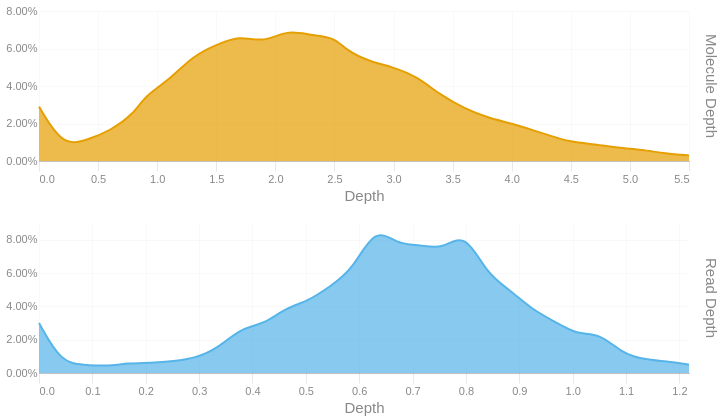

The code cell stored with this chart in its notebook:
### Code cell
readdep = depth_hist(tb['Read Depth'], q99, 3)
readdep = readdep.with_columns(pl.lit('Read Depth').alias('Metric'))
if not SKIPLR:
    moldep = depth_hist(tb['Molecule Depth'], mol_q99, 1)
    moldep = moldep.with_columns(pl.lit('Molecule Depth').alias('Metric'))
    _hist = pl.concat([readdep, moldep])
    _hist = _hist.filter(pl.col('Proportion') != 0)
    with SafeRender(_hist):
        (
            alt.Chart(_hist)        
            .mark_area(interpolate = "basis")
            .encode(
                x=alt.X('Bin:Q').scale(domainMin=0).axis(alt.Axis(title='Depth')),
                y = alt.Y('Proportion:Q', title = None).axis(format = '.2%'),
                color = alt.Color('Metric:N').legend(None),
                row = alt.Row("Metric:N").header(title = None, labelOrient = 'right'),
                tooltip = [
                    alt.Tooltip("Metric:N", title = "Metric"),
                    alt.Tooltip('Interval:N', title = "Depth Interval"),
                    alt.Tooltip('Proportion:Q', title = "% Alignments").format('.2%')
                ]
            )
            .resolve_scale(x='independent', y='independent')
            .properties(
                height = 150, width = 650,
                usermeta={'embedOptions': {'downloadFileName': f'{samplename}.depth.hist'}}
            )
        ).display()
else:
    readdep = readdep.filter(pl.col('Proportion') != 0)
    with SafeRender(readdep):
        (
            alt.Chart(readdep)        
            .mark_area(interpolate = "basis")
            .encode(
                x=alt.X('Bin:Q').scale(domainMin=0).axis(alt.Axis(title='Depth')),
                y = alt.Y('Proportion:Q', title = None).axis(format = '.2%'),
                tooltip = [
                    alt.Tooltip('Interval:N', title = "Depth Interval"),
                    alt.Tooltip('Proportion:Q', title = "% Alignments").format('.2%')
                ]
            )
            .properties(
                usermeta={'embedOptions': {'downloadFileName': f'{samplename}.depth.hist'}}
            )
        ).display()

### Figure 1 — Vega-Lite specification as saved in the notebook (floating-point values rounded to 4 significant figures)
{"width": 650, "height": 150, "config": {"title": {"anchor": "start", "dy": -15, "fontSize": 18, "color": "#888888", "subtitleColor": "#888888", "subtitleFontSize": 14}, "arc": {"fill": "#0072B2"}, "axis": {"domainColor": "#888888", "domainWidth": 0.5, "gridWidth": 0.2, "grid": false, "titleFontWeight": 400, "titleFontSize": 15, "labelFontSize": 11, "labelColor": "#888888", "tickColor": "#888888", "tickWidth": 0.2, "titleColor": "#888888"}, "axisBand": {"grid": false}, "axisX": {"grid": true, "tickSize": 10, "domainCap": "round"}, "axisY": {"domain": false, "grid": true, "tickSize": 0, "domainCap": "round"}, "background": "transparent", "header": {"labelFontSize": 15, "labelColor": "#888888", "titleFontSize": 15, "titleFontWeight": 600, "titleColor": "#888888"}, "legend": {"labelFont": "sans-serif", "labelFontSize": 12, "labelColor": "#888888", "symbolSize": 100, "symbolType": "circle", "titleFontSize": 12, "titlePadding": 10, "titleColor": "#888888", "title": null}, "range": {"category": ["#E69F00", "#56B4E9", "#009E73", "#F0E442", "#0072B2", "#D55E00", "#CC79A7", "#000000"], "diverging": ["#cfe8f3", "#a2d4ec", "#73bfe2", "#46abdb", "#1696d2", "#12719e"]}, "area": {"fill": "#0072B2", "fillOpacity": 0.7, "line": true, "strokeOpacity": 0.7}, "line": {"color": "#0072B2", "stroke": "#0072B2", "strokeWidth": 2}, "trail": {"color": "#0072B2", "stroke": "#0072B2", "strokeWidth": 0, "size": 1}, "point": {"filled": true, "fillOpacity": 1.0, "size": 95}, "text": {"color": "#888888", "fontSize": 11, "align": "right", "fontWeight": 400, "size": 11}, "bar": {"fill": "#0072B2", "stroke": null}, "view": {"stroke": null, "continuousWidth": 660, "continuousHeight": 400}}, "data": {"name": "data-0ee7e13a07dc552de916ce71ee910840"}, "mark": {"type": "area", "interpolate": "basis"}, "encoding": {"color": {"field": "Metric", "legend": null, "type": "nominal"}, "row": {"field": "Metric", "header": {"title": null, "labelOrient": "right"}, "type": "nominal"}, "tooltip": [{"field": "Metric", "title": "Metric", "type": "nominal"}, {"field": "Interval", "title": "Depth Interval", "type": "nominal"}, {"field": "Proportion", "format": ".2%", "title": "% Alignments", "type": "quantitative"}], "x": {"axis": {"title": "Depth"}, "field": "Bin", "scale": {"domainMin": 0}, "type": "quantitative"}, "y": {"axis": {"format": ".2%"}, "field": "Proportion", "title": null, "type": "quantitative"}}, "resolve": {"scale": {"x": "independent", "y": "independent"}}, "usermeta": {"embedOptions": {"downloadFileName": "S1_Musquodoboit_021.depth.hist"}}, "$schema": "https://vega.github.io/schema/vega-lite/v6.1.0.json", "datasets": {"data-0ee7e13a07dc552de916ce71ee910840": [{"Bin": 0.0, "Interval": "0.0-0.042", "Proportion": 0.03, "Metric": "Read Depth"}, {"Bin": 0.042, "Interval": "0.042-0.084", "Proportion": 0.006, "Metric": "Read Depth"}, {"Bin": 0.084, "Interval": "0.084-0.126", "Proportion": 0.005, "Metric": "Read Depth"}, {"Bin": 0.126, "Interval": "0.126-0.168", "Proportion": 0.004, "Metric": "Read Depth"}, {"Bin": 0.168, "Interval": "0.168-0.21", "Proportion": 0.006, "Metric": "Read Depth"}, {"Bin": 0.21, "Interval": "0.21-0.252", "Proportion": 0.006, "Metric": "Read Depth"}, {"Bin": 0.252, "Interval": "0.252-0.294", "Proportion": 0.007, "Metric": "Read Depth"}, {"Bin": 0.294, "Interval": "0.294-0.336", "Proportion": 0.009, "Metric": "Read Depth"}, {"Bin": 0.336, "Interval": "0.336-0.378", "Proportion": 0.015, "Metric": "Read Depth"}, {"Bin": 0.378, "Interval": "0.378-0.42", "Proportion": 0.027, "Metric": "Read Depth"}, {"Bin": 0.42, "Interval": "0.42-0.462", "Proportion": 0.029, "Metric": "Read Depth"}, {"Bin": 0.462, "Interval": "0.462-0.504", "Proportion": 0.039, "Metric": "Read Depth"}, {"Bin": 0.504, "Interval": "0.504-0.546", "Proportion": 0.043, "Metric": "Read Depth"}, {"Bin": 0.546, "Interval": "0.546-0.588", "Proportion": 0.052, "Metric": "Read Depth"}, {"Bin": 0.588, "Interval": "0.588-0.63", "Proportion": 0.062, "Metric": "Read Depth"}, {"Bin": 0.63, "Interval": "0.63-0.672", "Proportion": 0.088, "Metric": "Read Depth"}, {"Bin": 0.672, "Interval": "0.672-0.714", "Proportion": 0.077, "Metric": "Read Depth"}, {"Bin": 0.714, "Interval": "0.714-0.756", "Proportion": 0.077, "Metric": "Read Depth"}, {"Bin": 0.756, "Interval": "0.756-0.798", "Proportion": 0.074, "Metric": "Read Depth"}, {"Bin": 0.798, "Interval": "0.798-0.84", "Proportion": 0.085, "Metric": "Read Depth"}, {"Bin": 0.84, "Interval": "0.84-0.882", "Proportion": 0.059, "Metric": "Read Depth"}, {"Bin": 0.882, "Interval": "0.882-0.924", "Proportion": 0.05, "Metric": "Read Depth"}, {"Bin": 0.924, "Interval": "0.924-0.966", "Proportion": 0.038, "Metric": "Read Depth"}, {"Bin": 0.966, "Interval": "0.966-1.008", "Proportion": 0.031, "Metric": "Read Depth"}, {"Bin": 1.008, "Interval": "1.008-1.05", "Proportion": 0.023, "Metric": "Read Depth"}, {"Bin": 1.05, "Interval": "1.05-1.092", "Proportion": 0.024, "Metric": "Read Depth"}, {"Bin": 1.092, "Interval": "1.092-1.134", "Proportion": 0.012, "Metric": "Read Depth"}, {"Bin": 1.134, "Interval": "1.134-1.176", "Proportion": 0.008, "Metric": "Read Depth"}, {"Bin": 1.176, "Interval": "1.176-1.218", "Proportion": 0.007, "Metric": "Read Depth"}, {"Bin": 1.218, "Interval": "1.218-1.26", "Proportion": 0.005, "Metric": "Read Depth"}, {"Bin": 0.0, "Interval": "0.0-0.2", "Proportion": 0.029, "Metric": "Molecule Depth"}, {"Bin": 0.2, "Interval": "0.2-0.4", "Proportion": 0.008, "Metric": "Molecule Depth"}, {"Bin": 0.4, "Interval": "0.4-0.6", "Proportion": 0.011, "Metric": "Molecule Depth"}, {"Bin": 0.6, "Interval": "0.6-0.8", "Proportion": 0.016, "Metric": "Molecule Depth"}, {"Bin": 0.8, "Interval": "0.8-0.9", "Proportion": 0.025, "Metric": "Molecule Depth"}, {"Bin": 0.9, "Interval": "0.9-1.1", "Proportion": 0.035, "Metric": "Molecule Depth"}, {"Bin": 1.1, "Interval": "1.1-1.3", "Proportion": 0.043, "Metric": "Molecule Depth"}, {"Bin": 1.3, "Interval": "1.3-1.5", "Proportion": 0.056, "Metric": "Molecule Depth"}, {"Bin": 1.5, "Interval": "1.5-1.7", "Proportion": 0.062, "Metric": "Molecule Depth"}, {"Bin": 1.7, "Interval": "1.7-1.9", "Proportion": 0.067, "Metric": "Molecule Depth"}, {"Bin": 1.9, "Interval": "1.9-2.1", "Proportion": 0.063, "Metric": "Molecule Depth"}, {"Bin": 2.1, "Interval": "2.1-2.3", "Proportion": 0.07, "Metric": "Molecule Depth"}, {"Bin": 2.3, "Interval": "2.3-2.5", "Proportion": 0.067, "Metric": "Molecule Depth"}, {"Bin": 2.5, "Interval": "2.5-2.6", "Proportion": 0.066, "Metric": "Molecule Depth"}, {"Bin": 2.6, "Interval": "2.6-2.8", "Proportion": 0.059, "Metric": "Molecule Depth"}, {"Bin": 2.8, "Interval": "2.8-3.0", "Proportion": 0.053, "Metric": "Molecule Depth"}, {"Bin": 3.0, "Interval": "3.0-3.2", "Proportion": 0.05, "Metric": "Molecule Depth"}, {"Bin": 3.2, "Interval": "3.2-3.4", "Proportion": 0.045, "Metric": "Molecule Depth"}, {"Bin": 3.4, "Interval": "3.4-3.6", "Proportion": 0.035, "Metric": "Molecule Depth"}, {"Bin": 3.6, "Interval": "3.6-3.8", "Proportion": 0.028, "Metric": "Molecule Depth"}, {"Bin": 3.8, "Interval": "3.8-4.0", "Proportion": 0.023, "Metric": "Molecule Depth"}, {"Bin": 4.0, "Interval": "4.0-4.2", "Proportion": 0.02, "Metric": "Molecule Depth"}, {"Bin": 4.2, "Interval": "4.2-4.3", "Proportion": 0.016, "Metric": "Molecule Depth"}, {"Bin": 4.3, "Interval": "4.3-4.5", "Proportion": 0.014, "Metric": "Molecule Depth"}, {"Bin": 4.5, "Interval": "4.5-4.7", "Proportion": 0.01, "Metric": "Molecule Depth"}, {"Bin": 4.7, "Interval": "4.7-4.9", "Proportion": 0.009, "Metric": "Molecule Depth"}, {"Bin": 4.9, "Interval": "4.9-5.1", "Proportion": 0.007, "Metric": "Molecule Depth"}, {"Bin": 5.1, "Interval": "5.1-5.3", "Proportion": 0.006, "Metric": "Molecule Depth"}, {"Bin": 5.3, "Interval": "5.3-5.5", "Proportion": 0.004, "Metric": "Molecule Depth"}, {"Bin": 5.5, "Interval": "5.5-5.67", "Proportion": 0.003, "Metric": "Molecule Depth"}]}}
